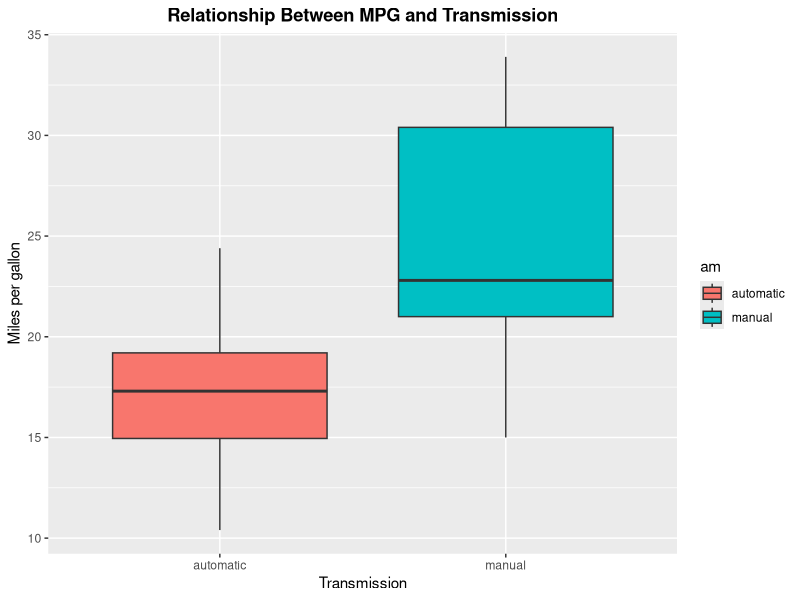

Reproduce this figure in R. (Note: this script raises an error after producing the figure.)
## ---- chunk 1
library(datasets)
library(ggplot2)
data(mtcars)
head(mtcars,11)
## ---- chunk 2
str(mtcars)
## ---- chunk 3
summary(mtcars)
## ---- chunk 4
unique(mtcars[,1])
## ---- chunk 5
unique(mtcars[,2])
## ---- chunk 6
unique(mtcars[,3])
## ---- chunk 7
unique(mtcars[,4])
## ---- chunk 8
unique(mtcars[,5])
## ---- chunk 9
unique(mtcars[,6])
## ---- chunk 10
unique(mtcars[,7])
## ---- chunk 11
unique(mtcars[,8])
## ---- chunk 12
unique(mtcars[,9])
## ---- chunk 13
unique(mtcars[,10])
## ---- chunk 14
unique(mtcars[,11])
## ---- chunk 15
#mtcars$cyl <- factor(mtcars$cyl)
mtcars$vs <- factor(mtcars$vs)
mtcars$am <- factor(mtcars$am, labels=c("automatic","manual")) ## making the labels more meaningful
#mtcars$gear <- factor(mtcars$gear)
#mtcars$carb <- factor(mtcars$carb)
## ---- chunk 16
ggplot(mtcars, aes(x=am, y=mpg, fill=am)) +
        geom_boxplot() +
        labs(x="Transmission", y="Miles per gallon", title="Relationship Between MPG and Transmission") +
        theme(plot.title=element_text(hjust=0.5, face="bold"))
## ---- chunk 17
t.test(data=mtcars, mpg~am)
## ---- chunk 18
am.model <- lm(mpg~am, mtcars)
summary(am.model)
## ---- chunk 19
full.model <- lm(mpg~., mtcars)
summary(full.model)
## ---- chunk 20
data(mtcars) ## Recalling the data because cor() had issues working with the former dataset due to it not being entirely numerical
cor(mtcars)[1,]
## ---- chunk 21
## Correlation Plot
library(corrplot)
corrplot.mixed(cor(mtcars), lower="circle", upper="number")
## ---- chunk 22
## Pairs plot
pairs(mpg~., data=mtcars)
## ---- chunk 23
final.model <- lm(mpg~am+cyl+disp+hp+wt, data=mtcars)
summary(final.model)
## ---- chunk 24
par(mfrow=c(2,2))
plot(final.model)
